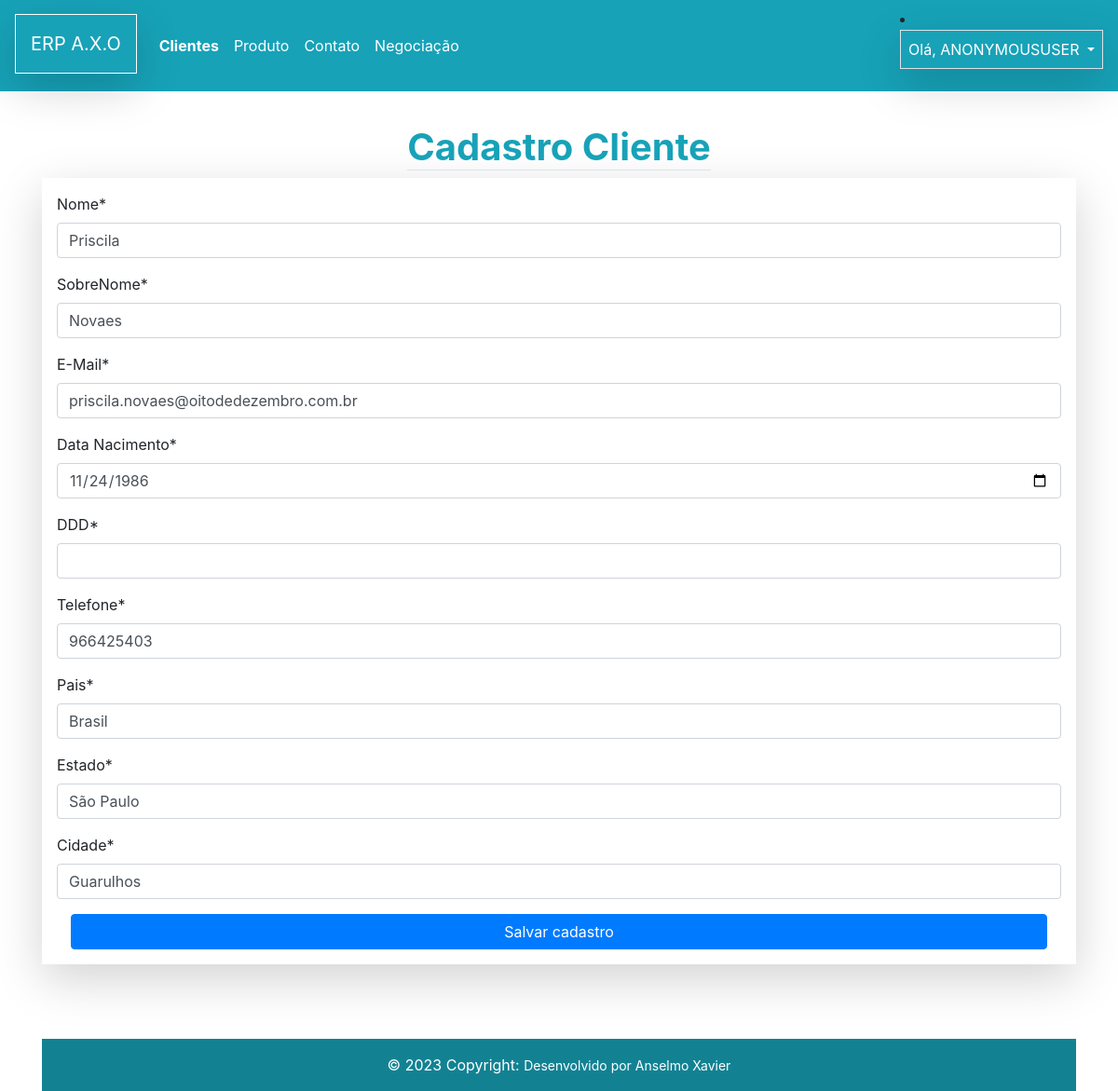
/customer/3/, run on the app's committed database.
### customer/models.py (models this page shows, shortened)
class Customer(models.Model):
    first_name = models.CharField( max_length=30)
    last_name = models.CharField( max_length=50)
    email = models.EmailField()
    bird_date = models.DateField()
    area_code = models.CharField(max_length=3)
    phone_number = models.CharField(max_length=9)
    country = models.CharField(max_length=30)
    state = models.CharField(max_length=30)
    city = models.CharField(max_length=30)
    create_date = models.DateTimeField(auto_now_add=True)
    update_date = models.DateTimeField(auto_now=True)
    active = models.BooleanField(default=True)
    class Meta:
        db_table = "customer"

### customer/views.py (the view, shortened to what this page needs)
# urls.py: path('<int:id>/', UpdateCustomer.as_view(), name='update'),
class UpdateCustomer(UpdateView):
    template_name = "customer/customer_create.html"
    form_class = CustomerForm
    def get_object(self):
        id = self.kwargs.get('id')
        return get_object_or_404(Customer, id=id)

### customer/forms.py
class CustomerForm(forms.ModelForm):
    first_name = forms.CharField(label='Nome')
    last_name = forms.CharField(label='SobreNome')
    email = forms.EmailField(label='E-Mail')
    bird_date = forms.DateField(label='Data Nacimento', widget=DateInput())
    area_cade = forms.CharField(label='DDD')
    phone_number = forms.CharField(label='Telefone')
    country = forms.CharField(label='Pais')
    state = forms.CharField(label='Estado')
    city = forms.CharField(label='Cidade')
    class Meta:
        model = Customer
        fields = (
            "first_name",
            "last_name",
            "email",
            "bird_date",
            "area_cade",
            "phone_number",
            "country",
            "state",
            "city"
            )

### customer/templates/customer/customer_create.html (shortened to what this page needs)
{% extends "model-page.html" %}
{% load crispy_forms_tags %}
{% block content %}
<div class="d-grid gap-3 d-md-flex justify-content-md-center">
  <h1 class='text-center text-info border-bottom'><strong>Cadastro Cliente</strong></h1>
</div>
<form  method="post">
  <div class="shadow-lg p-3 mb-10 border-rounded ">
  {{ form|crispy }}
  <div class="col-12 mx-auto">
    <button class="btn btn-primary btn-block" type="submit">Salvar cadastro</button>
  </div>
</div>
</form>
{% endblock  %}

### core/templates/model-page.html (style rules this page uses)
html,body { height:100%; }

### data on the page
Customer: first_name "Priscila", last_name "Novaes", email "priscila.novaes@oitodedezembro.com.br", bird_date "11/24/1986", phone_number "966425403", country "Brasil", state "São Paulo", city "Guarulhos"

### other printed values
{{ request.user|upper }} "ANONYMOUSUSER"
